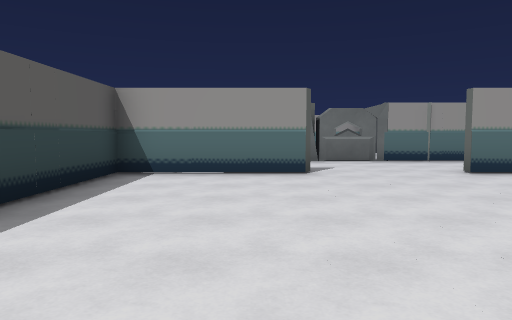
view 1 (above)

14 first-person views from a walk through a 3-D level made in the Godot game engine. The camera is 1.4 m above the floor, tilts 4° down and sees 70° across. The floor is counted in squares, 2 m on a side. Each view is taken from the middle of a square. On the plan, view 1 faces up. The plan holds only what a view shows up to about 11 squares ahead; the rest is blank. The place goes on beyond the plan.

view 2
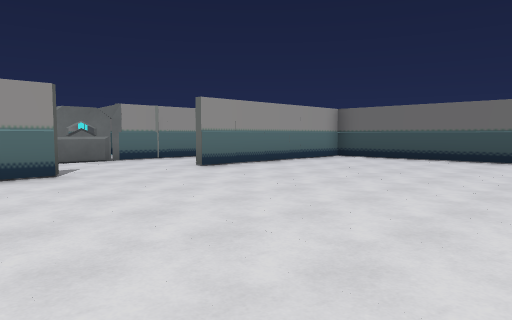

view 3
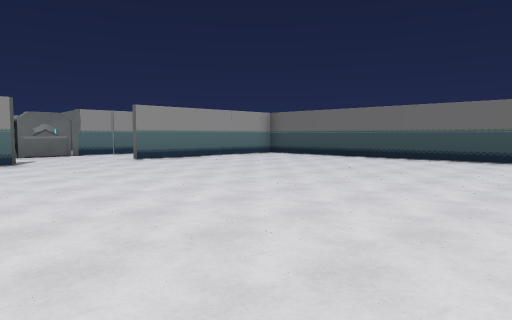

view 4
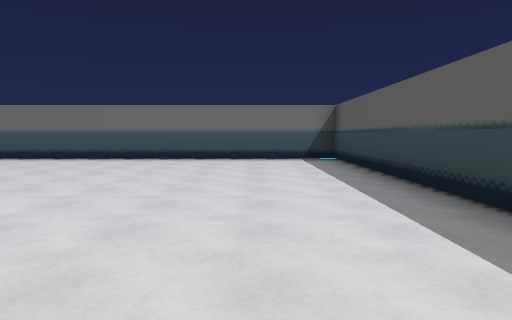

view 5
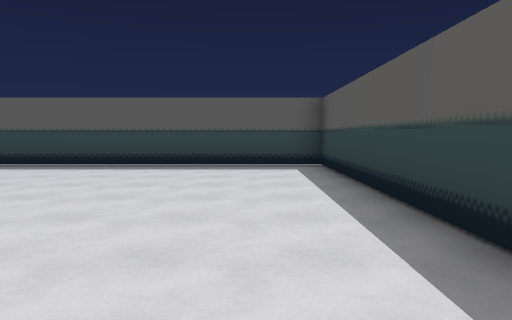

view 6
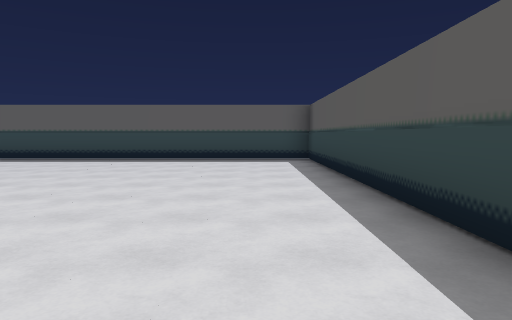

view 7
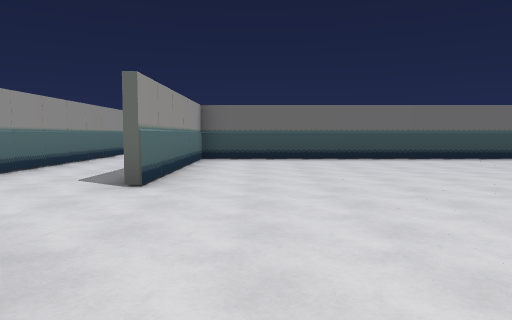

view 8
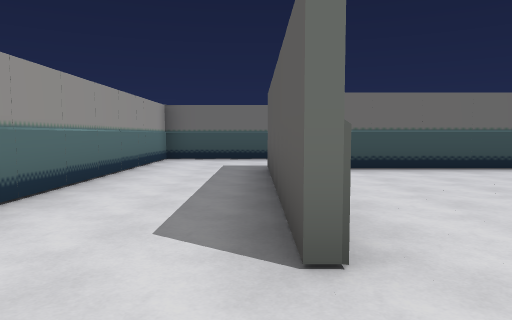

view 9
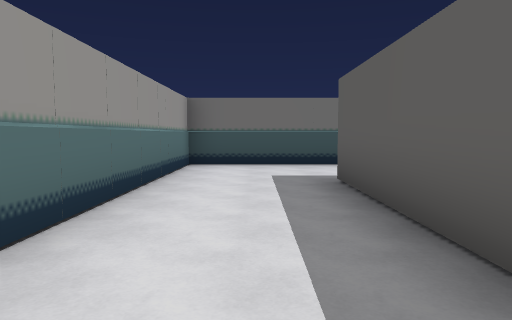

view 10
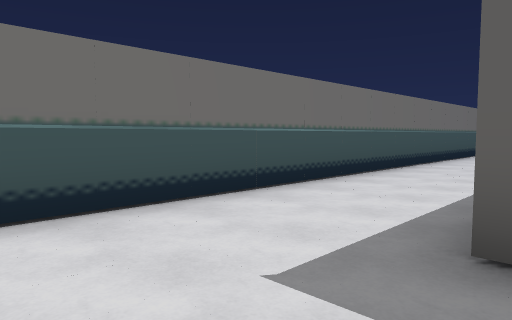

view 11
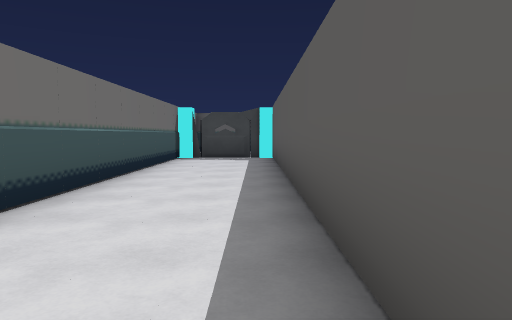

view 12
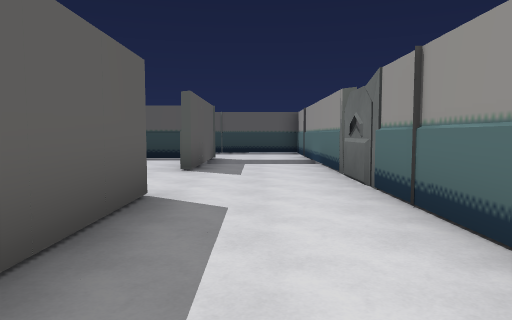

view 13
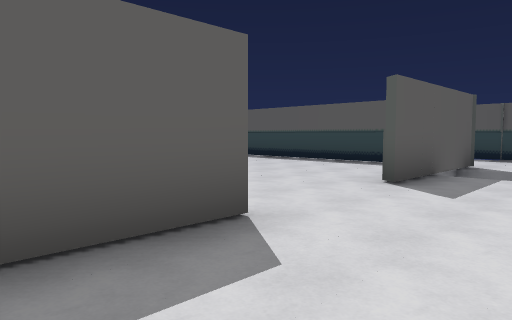

view 14
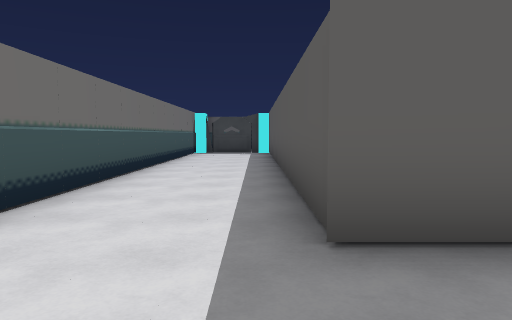

### Floor plan
Ten units are one square. View 1 is at (0, 0); x grows to the right and y downward. Boxes are objects, and circles mark ways between rooms. Rooms are numbered by the first view taken in them; rooms with no view inside come last. Other rooms are left out.
<svg viewBox="-32 -100 160 157">
<path fill="none" stroke="#000" d="M10 -65 -25 -65 -25 52 93 52 93 -65 38 -65M95 -65 95 45M38 -68 96 -68M94 50 123 50 123 -95 -19 -95M-27 -67 10 -68"/>
<circle cx="25" cy="-70" r="3" fill="#2a7"/>
<text x="30" y="0">1</text>
<text x="100" y="-50">2</text>
</svg>
Room 1 opens to room 2.

Where each view was taken, in squares from view 1:
view 1: 0 up, 0 right, facing up
view 2: 0 up, 1 left, facing up-right
view 3: 3 down, 1 left, facing up-right
view 4: 3 down, 1 left, facing right
view 5: 3 up, 1 left, facing down
view 6: 5 up, 1 left, facing down
view 7: 5 up, 1 left, facing right
view 8: 7 up, 2 right, facing right
view 9: 8 up, 4 right, facing right
view 10: 9 up, 9 right, facing down-right
view 11: 6 up, 10 right, facing down
view 12: 8 up, 8 right, facing left
view 13: 9 up, 6 right, facing down-left
view 14: 9 up, 10 right, facing down
